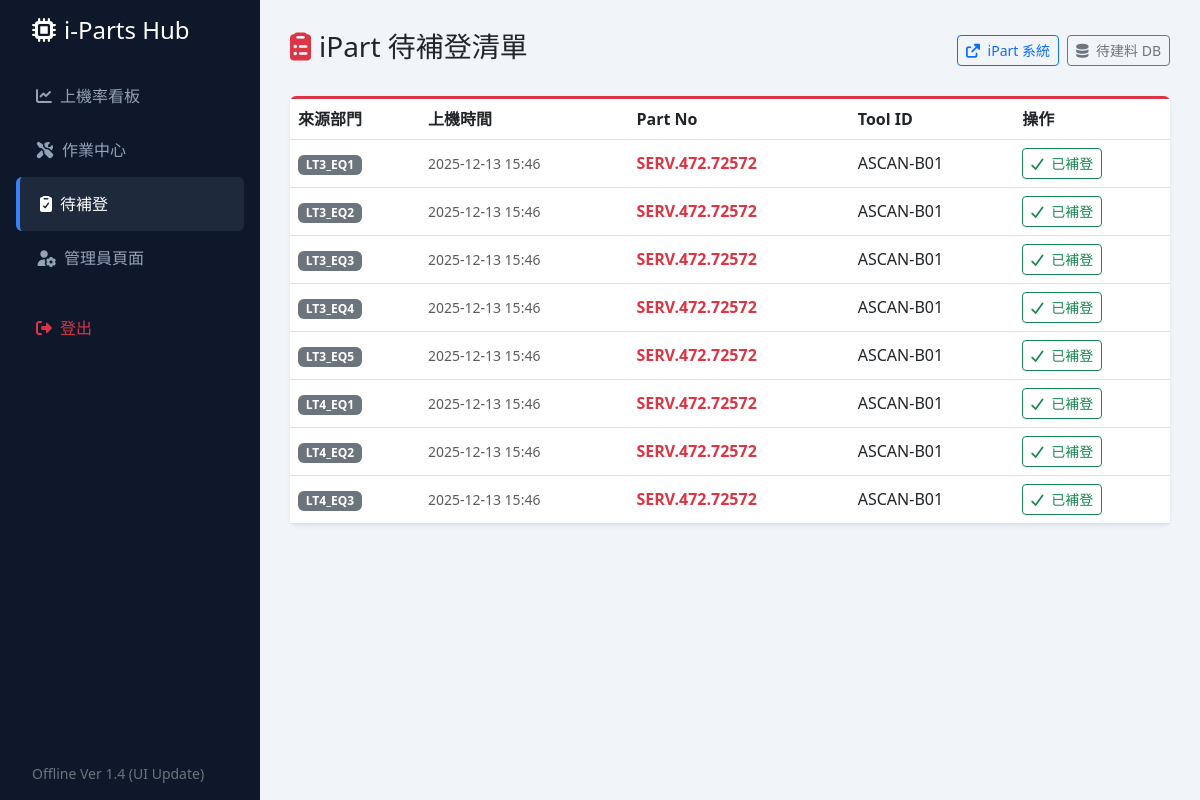
The app's page /iPart-PHP/iPart-PHP/index.php?route=ipart_pending (signed in), older data.
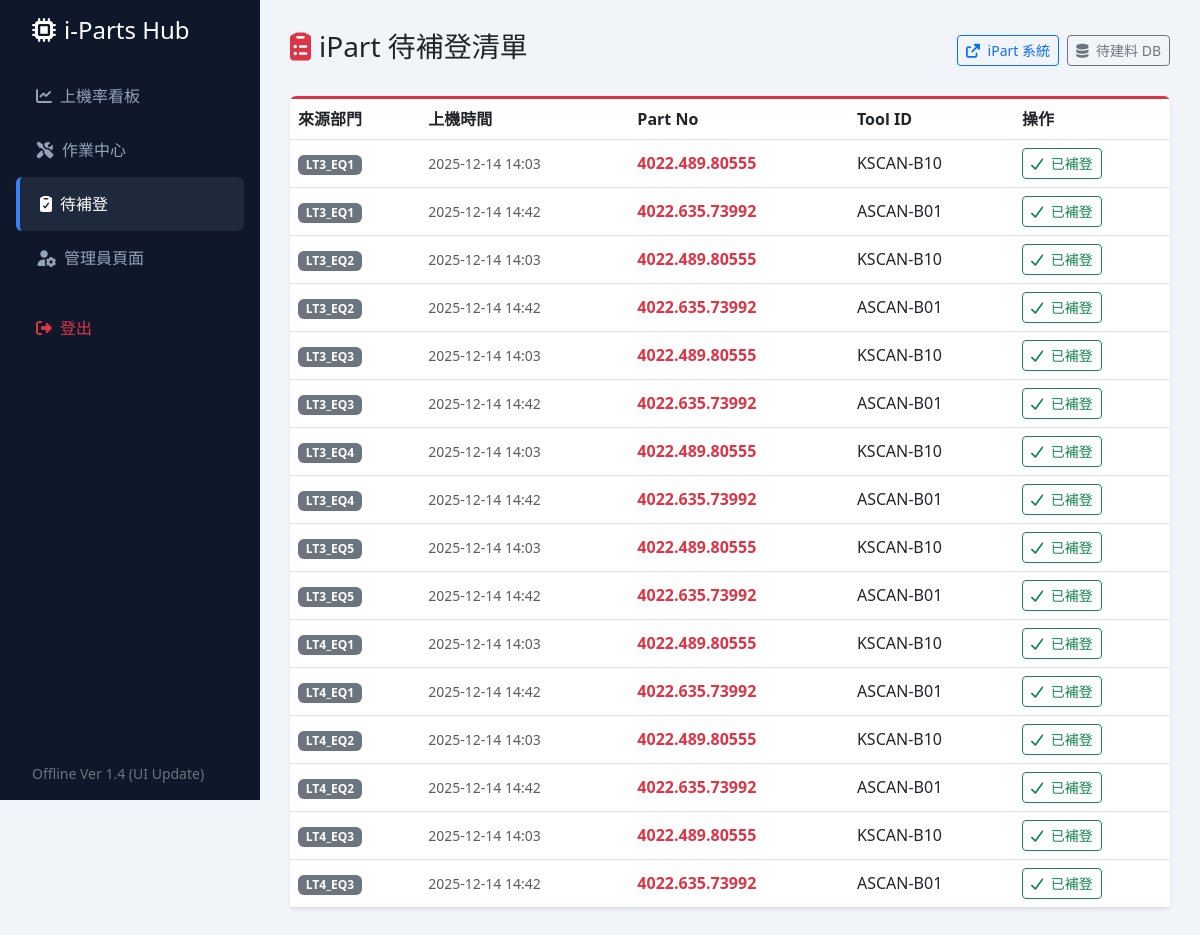
The same page, newer data.
### tables this page shows
CREATE TABLE part_lifecycle (
                id INTEGER PRIMARY KEY AUTOINCREMENT,
                dept TEXT,
                status TEXT,
                part_no TEXT,
                part_name TEXT,
                vendor TEXT,
                sn TEXT,
                location TEXT,
                ipart_logged INTEGER DEFAULT 0,
                remark TEXT,
                created_at TIMESTAMP DEFAULT CURRENT_TIMESTAMP
            , category TEXT);

### iPart-PHP/iPart-PHP/views/pending_list.php (the view, shortened to what this page needs)
<div class="d-flex justify-content-between align-items-center mb-4">
    <h3><i class="fas fa-clipboard-list me-2 text-danger"></i>iPart 待補登清單</h3>
    <div>
        <a href="http://【請修改這裡_填入_IPART_網址】" target="_blank" class="btn btn-sm btn-outline-primary me-1" title="前往 iPart 系統">
            <i class="fas fa-external-link-alt me-1"></i> iPart 系統
        </a>
        <a href="http://【請修改這裡_填入_待建料DB_網址】" target="_blank" class="btn btn-sm btn-outline-secondary" title="查詢待建料清單">
            <i class="fas fa-database me-1"></i> 待建料 DB
        </a>
    </div>
</div>
<div class="card border-danger border-top border-3 shadow-sm">
    <div class="card-body p-0">
        <div class="table-responsive">
            <table class="table table-hover align-middle mb-0">
                <thead class="bg-light">
                    <tr>
                        <th>來源部門</th>
                        <th>上機時間</th>
                        <th>Part No</th>
                        <th>Tool ID</th>
                        <th>操作</th>
                    </tr>
                </thead>
                <tbody>
                    <?php if (empty($pending)): ?>
                        <tr><td colspan="5" class="text-center py-5 text-muted">目前無待補登項目，太棒了！</td></tr>
                    <?php else: ?>
                        <?php foreach ($pending as $item): ?>
                        <tr>
                            <td><span class="badge bg-secondary"><?= $item['dept_source'] ?></span></td>
                            <td class="text-muted small"><?= date('Y-m-d H:i', strtotime($item['created_at'])) ?></td>
                            <td class="fw-bold text-danger"><?= $item['part_no'] ?></td>
                            <td><?= $item['location'] ?></td>
                            <td>
                                <a href="index.php?route=api_complete&dept=<?= $item['dept_source'] ?>&id=<?= $item['id'] ?>" class="btn btn-sm btn-outline-success" onclick="return confirm('確認已在 iPart 完成補登？')">
                                    <i class="fas fa-check me-1"></i> 已補登
                                </a>
                            </td>
                        </tr>
                        <?php endforeach; ?>
                    <?php endif; ?>
                </tbody>
            </table>
        </div>
    </div>
</div>
<?php $content = ob_get_clean(); require 'layout.php'; ?>

Row changes from the older to the newer data that the page shows:
removed part_lifecycle: dept_source "LT3_EQ1", created_at "2025-12-13 15:46", part_no "SERV.472.72572", location "ASCAN-B01", dept_source "LT3_EQ2", dept_source "LT3_EQ3", dept_source "LT3_EQ4", dept_source "LT3_EQ5", dept_source "LT4_EQ1", dept_source "LT4_EQ2", dept_source "LT4_EQ3"
now on this page (row edited): part_lifecycle: dept_source "LT3_EQ1", created_at "2025-12-14 14:03", part_no "4022.489.80555", location "KSCAN-B10", dept_source "LT3_EQ2", dept_source "LT3_EQ3", dept_source "LT3_EQ4", dept_source "LT3_EQ5", dept_source "LT4_EQ1", dept_source "LT4_EQ2", dept_source "LT4_EQ3"
now on this page (row edited): part_lifecycle: dept_source "LT3_EQ1", created_at "2025-12-14 14:42", part_no "4022.635.73992", location "ASCAN-B01", dept_source "LT3_EQ2", dept_source "LT3_EQ3", dept_source "LT3_EQ4", dept_source "LT3_EQ5", dept_source "LT4_EQ1", dept_source "LT4_EQ2", dept_source "LT4_EQ3"
